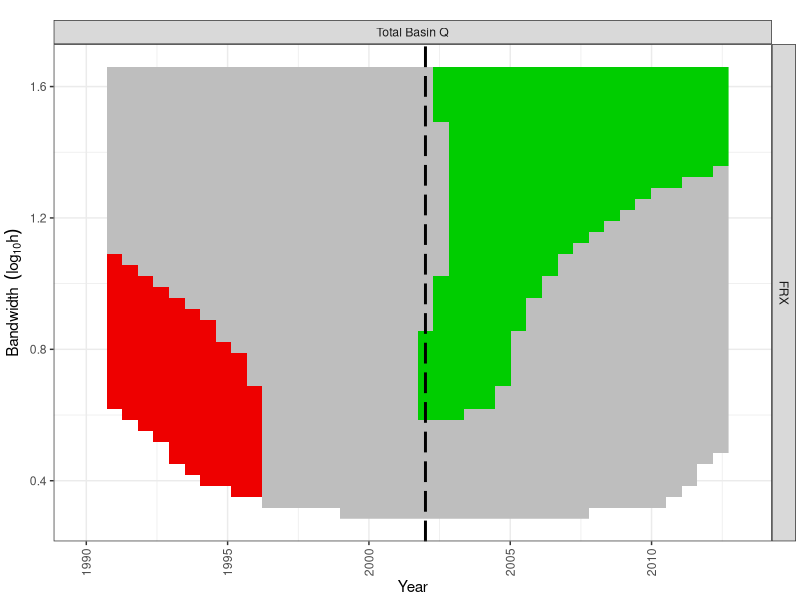
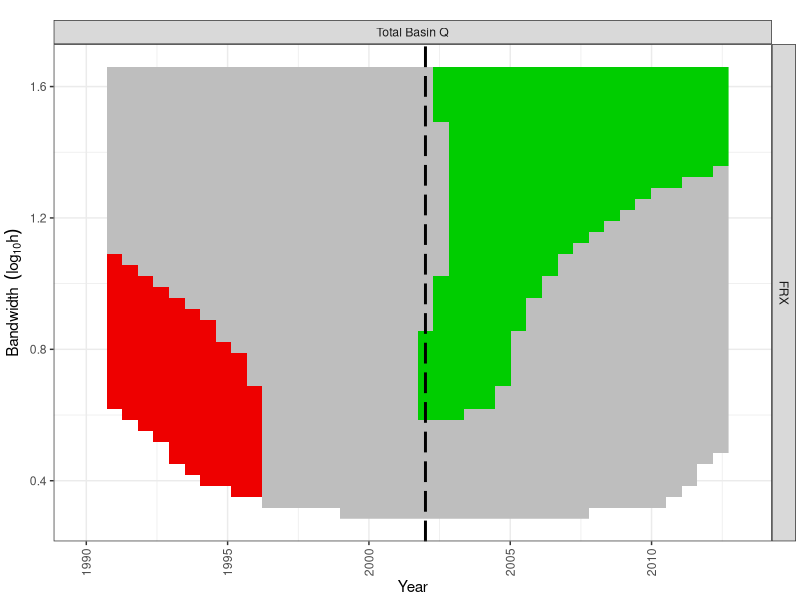

The R source for these figures, in order:
# -- load packages
library(ggplot2)
library(scales)
library(grid)
# library(Hmisc)
library(stringr)
# ------------------------------------------------------
# -- read data
# -------------------------------
if(! exists('dat.siz.plot.long')){
  dat.siz.plot.long<-read.csv('dat_2_sizer_data_long.csv')
  
  # -- subset out unecessary flows
  dat.siz.plot.long<-subset(dat.siz.plot.long, 
                            !(var=='disch_log' & !group=='Total_FRX_basin'))
}

data.types<-as.character(unique(dat.siz.plot.long$data_type))

# ------------------------------------------------------
# -- graphics window
# -------------------------------
  # i.data.type <- data.types[i]
  # i.data.type <- data.types[1]
  # i.data.type <- data.types[2]
  # i.data.type <- data.types[3]
  # i.data.type <- data.types[4]
  # i.data.type <- data.types[5]
  i.data.type <- data.types[6]
  # i.data.type <- data.types[7]
  # i.data.type <- data.types[8]
  # i.data.type <- data.types[9]

  # -- what data to plot
  # i.data.type <- 'nematodes'
  
  # ----
  graphics.off()
  panel.width <- 2
  panel.height <- 1
  # -- plot name
  plot.name <- paste('Fig_SiZer_plot_',i.data.type,'.pdf',sep='')
  
  # -- subset data
  d.plot<-subset(dat.siz.plot.long,
                 data_type==i.data.type)
  
  # -- format group labels
  d.plot$var.label<-gsub('_log','',d.plot$var)
  d.plot$var.label<-gsub('_',' ',d.plot$var.label)
  d.plot$var.label<-str_to_title(d.plot$var.label)
  d.plot$var.label<-gsub('Uw par','Underwater PAR', ignore.case = TRUE, d.plot$var.label)
  d.plot$var.label<-gsub('Disch','Total Basin Q',d.plot$var.label)
  d.plot$var.label<-gsub('Afdm','AFDM',d.plot$var.label)
  d.plot$var.label<-gsub('Ppr','PPR',d.plot$var.label)
  d.plot$var.label<-gsub('Chla','Chlorophyll a',d.plot$var.label)
  
  d.plot$group.label<-d.plot$group
  d.plot$group.label<-gsub('Total_FRX_basin','FRX',d.plot$group)
  d.plot$group.label<-toupper(d.plot$group.label)
  
  # -- set plot size
  n.vars<-length(unique(as.character(d.plot$var)))
  n.groups<-length(unique(as.character(d.plot$group)))
  
  # windows(width = 1.5 + panel.width * n.vars, 
  #         height = 1.25 + panel.height * n.groups)
  pdf(file=plot.name,
      width = 1.5 + panel.width * n.vars, 
      height = 1.25 + panel.height * n.groups)
  
  # -- make plot
  ggplot(d.plot, 
         aes(year, log10_h, fill=slope)) + 
    geom_raster() + 
    scale_fill_gradientn(colours = c('red2','gray','green3')) +
    facet_grid(group.label ~ var.label) +
    geom_vline(xintercept = 2002, color = 'black', lty=5, lwd=1) +
    theme_bw() + 
    xlim(c(1990,2013.1)) +
    theme(axis.text.x = element_text(angle = 90, vjust = .5)) +
    theme(plot.margin = unit(c(1,.2,.2,.2), "lines")) +
    # labs(title = capitalize(gsub('_',' ',i.data.type))) +
    ylab(expression(paste('Bandwidth',~~(log[10]*h)))) +
    xlab('Year') +
    guides(fill = FALSE)
  
  ggsave(filename = plot.name)
  dev.off()

